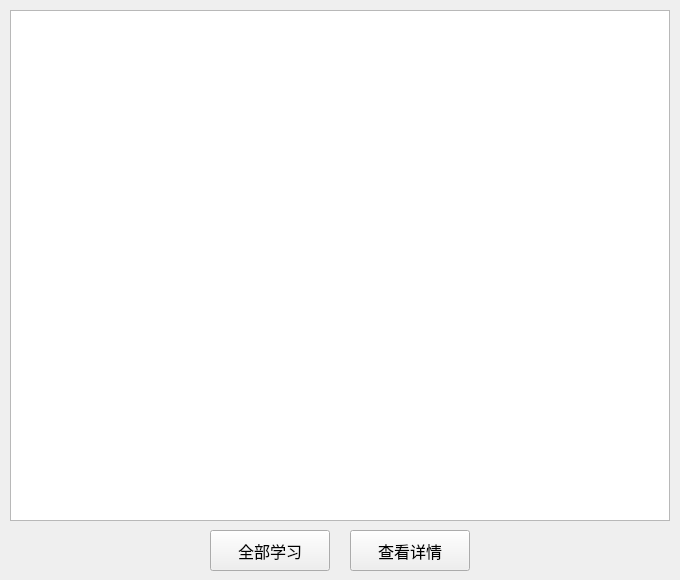
<?xml version="1.0" encoding="UTF-8"?>
<ui version="4.0">
 <class>project_form</class>
 <widget class="QWidget" name="project_form">
  <property name="geometry">
   <rect>
    <x>0</x>
    <y>0</y>
    <width>680</width>
    <height>580</height>
   </rect>
  </property>
  <property name="font">
   <font>
    <family>微软雅黑</family>
    <pointsize>12</pointsize>
   </font>
  </property>
  <property name="windowTitle">
   <string>Form</string>
  </property>
  <widget class="QTableView" name="table_list">
   <property name="geometry">
    <rect>
     <x>10</x>
     <y>10</y>
     <width>660</width>
     <height>511</height>
    </rect>
   </property>
  </widget>
  <widget class="QPushButton" name="learn_button">
   <property name="geometry">
    <rect>
     <x>210</x>
     <y>530</y>
     <width>120</width>
     <height>41</height>
    </rect>
   </property>
   <property name="text">
    <string>全部学习</string>
   </property>
  </widget>
  <widget class="QPushButton" name="detail_button">
   <property name="geometry">
    <rect>
     <x>350</x>
     <y>530</y>
     <width>120</width>
     <height>41</height>
    </rect>
   </property>
   <property name="text">
    <string>查看详情</string>
   </property>
  </widget>
 </widget>
 <resources/>
 <connections/>
</ui>
